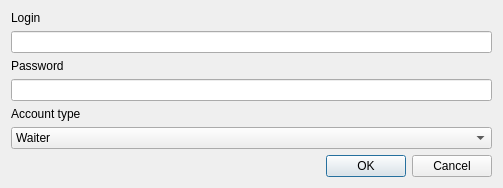
<?xml version="1.0" encoding="UTF-8"?>
<ui version="4.0">
 <class>adduserdialog</class>
 <widget class="QDialog" name="adduserdialog">
  <property name="geometry">
   <rect>
    <x>0</x>
    <y>0</y>
    <width>503</width>
    <height>186</height>
   </rect>
  </property>
  <property name="windowTitle">
   <string>Dialog</string>
  </property>
  <layout class="QGridLayout" name="gridLayout">
   <item row="0" column="0">
    <layout class="QVBoxLayout" name="verticalLayout">
     <item>
      <widget class="QLabel" name="label">
       <property name="locale">
        <locale language="English" country="UnitedKingdom"/>
       </property>
       <property name="text">
        <string>Login</string>
       </property>
      </widget>
     </item>
     <item>
      <widget class="QLineEdit" name="_lineEditLogin">
       <property name="locale">
        <locale language="English" country="UnitedKingdom"/>
       </property>
      </widget>
     </item>
     <item>
      <widget class="QLabel" name="label_3">
       <property name="locale">
        <locale language="English" country="UnitedKingdom"/>
       </property>
       <property name="text">
        <string>Password</string>
       </property>
      </widget>
     </item>
     <item>
      <widget class="QLineEdit" name="_lineEditPassword">
       <property name="locale">
        <locale language="English" country="UnitedKingdom"/>
       </property>
       <property name="inputMask">
        <string/>
       </property>
       <property name="echoMode">
        <enum>QLineEdit::PasswordEchoOnEdit</enum>
       </property>
      </widget>
     </item>
     <item>
      <widget class="QLabel" name="label_2">
       <property name="locale">
        <locale language="English" country="UnitedKingdom"/>
       </property>
       <property name="text">
        <string>Account type</string>
       </property>
      </widget>
     </item>
     <item>
      <widget class="QComboBox" name="_comboBoxAccountType">
       <property name="locale">
        <locale language="English" country="UnitedKingdom"/>
       </property>
       <property name="currentIndex">
        <number>1</number>
       </property>
       <item>
        <property name="text">
         <string>Admin</string>
        </property>
       </item>
       <item>
        <property name="text">
         <string>Waiter</string>
        </property>
       </item>
      </widget>
     </item>
     <item>
      <widget class="QDialogButtonBox" name="buttonBox">
       <property name="locale">
        <locale language="English" country="UnitedKingdom"/>
       </property>
       <property name="orientation">
        <enum>Qt::Horizontal</enum>
       </property>
       <property name="standardButtons">
        <set>QDialogButtonBox::Cancel|QDialogButtonBox::Ok</set>
       </property>
      </widget>
     </item>
    </layout>
   </item>
  </layout>
 </widget>
 <resources/>
 <connections>
  <connection>
   <sender>buttonBox</sender>
   <signal>accepted()</signal>
   <receiver>adduserdialog</receiver>
   <slot>accept()</slot>
   <hints>
    <hint type="sourcelabel">
     <x>248</x>
     <y>254</y>
    </hint>
    <hint type="destinationlabel">
     <x>157</x>
     <y>274</y>
    </hint>
   </hints>
  </connection>
  <connection>
   <sender>buttonBox</sender>
   <signal>rejected()</signal>
   <receiver>adduserdialog</receiver>
   <slot>reject()</slot>
   <hints>
    <hint type="sourcelabel">
     <x>316</x>
     <y>260</y>
    </hint>
    <hint type="destinationlabel">
     <x>286</x>
     <y>274</y>
    </hint>
   </hints>
  </connection>
 </connections>
</ui>
